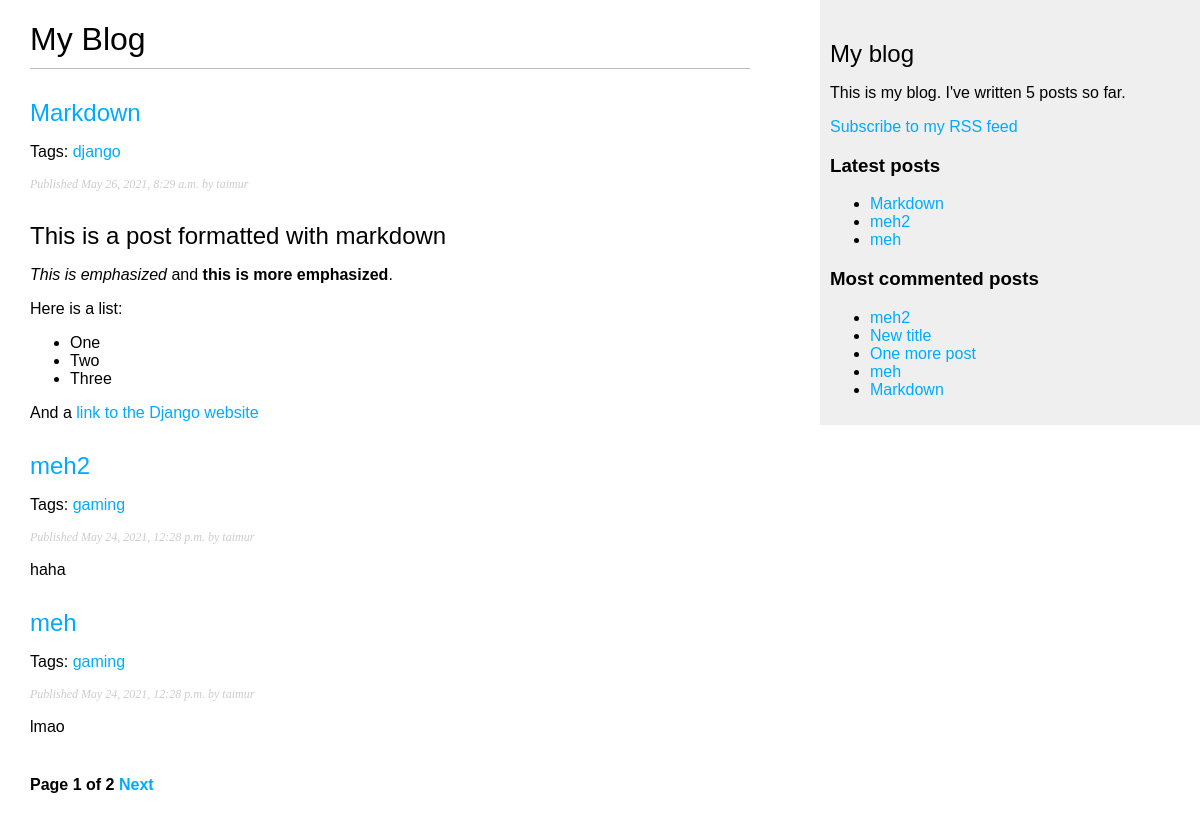
Screenshot of /blog/ with the database file from the repository.
### blog/models.py (models this page shows, shortened)
class Post(models.Model):
    objects = models.Manager()
    published = PublishedManager()
    tags = TaggableManager()
    STATUS_CHOICES = (
        ('draft', 'Draft'),
        ('published', 'Published')
    )
    title = models.CharField(max_length=250)
    slug = models.SlugField(max_length=250,
                            unique_for_date='publish')
    author = models.ForeignKey(User,
                                on_delete=models.CASCADE,
                                related_name='blog_posts')
    body = models.TextField()
    publish = models.DateTimeField(default=timezone.now)
    created = models.DateTimeField(auto_now_add=True)
    updated = models.DateTimeField(auto_now=True)
    status = models.CharField(max_length=10,
                                choices=STATUS_CHOICES,
                                default='draft')
    class Meta:
        ordering = ('-publish',)
        db_table = 'blog_post'
    def get_absolute_url(self):
        return reverse('blog:post_detail',
                        args=[self.publish.year,
                              self.publish.month,
                              self.publish.day, self.slug])

### blog/views.py (the view)
# urls.py: path('', views.post_list, name='post_list'),
def post_list(request, tag_slug=None):
    object_list = Post.published.all()
    tag = None
    if tag_slug:
        tag = get_object_or_404(Tag, slug=tag_slug)
        object_list = object_list.filter(tags__in=[tag])
    paginator = Paginator(object_list, 3) # 3 results per page
    page = request.GET.get('page')
    try:
        posts = paginator.page(page)
    except PageNotAnInteger:
        posts = paginator.page(1)
    except EmptyPage:
        posts = paginator.page(paginator.num_pages)
    return render(request, 'blog/post/list.html', {'page': page, 'posts': posts, 'tag': tag})

### blog/models.py (called while the page is built)
    def get_queryset(self):
        return super(PublishedManager, self).get_queryset().filter(status='published')

### blog/templatetags/blog_tags.py (called while the page is built)
@register.simple_tag
def total_posts():
    return Post.published.count()

@register.inclusion_tag('blog/post/latest_posts.html')
def show_latest_posts(count=5):
    latest_posts = Post.published.order_by('-publish')[:count]
    return {'latest_posts': latest_posts}

@register.simple_tag
def get_most_commented_posts(count=5):
    return Post.published.annotate(total_comments=Count('comments')
                            ).order_by('-total_comments')[:count]

@register.filter(name='markdown')
def markdown_format(text):
    return mark_safe(markdown.markdown(text))

### blog/templates/blog/post/list.html (shortened to what this page needs)
{% extends "blog/base.html" %}
{% load blog_tags %}
{% block content %}
    <h1>My Blog</h1>
    {% for post in posts %}
    <h2>
        <a href="{{ post.get_absolute_url }}" > {{ post.title }} </a>
    </h2>
    <p class="tags">
        Tags:
        {% for tag in post.tags.all %}
            <a href="{% url 'blog:post_list_by_tag' tag.slug %}">
                {{ tag.name }}
            </a>
        {% endfor %}
    </p>
    <p class="date">
        Published {{ post.publish }} by {{ post.author }}
    </p>
    {{ post.body|markdown|truncatewords_html:30 }}
    {% endfor %}
    {% include "pagination.html" with page=posts %}
{% endblock %}

### blog/templates/blog/base.html (shortened to what this page needs)
{% load blog_tags %}
{% load static %}
<!DOCTYPE html>
<html>
<head>
    <link href='{% static "css/blog.css" %}' rel="stylesheet">
</head>
<body>
    <div id="content">
        {% block content %}
        {% endblock %}
    </div>
    <div id="sidebar">
        <h2>My blog</h2>
        <p>This is my blog. I've written {% total_posts %} posts so far.</p>
        <p>
            <a href="{% url 'blog:post_feed' %}">Subscribe to my RSS feed</a>
        </p>
        <h3>Latest posts</h3>
        {% show_latest_posts 3 %}
        <h3>Most commented posts</h3>
        {% get_most_commented_posts as most_commented_posts %}
            <ul>
                {% for post in most_commented_posts %}
                    <li><a href="{{ post.get_absolute_url }}">{{ post.title }}</a></li>
                {% endfor %}
            </ul>
    </div>
</body>
</html>

### blog/templates/blog/post/latest_posts.html
<ul>
    {% for post in latest_posts %}
        <li>
            <a href="{{ post.get_absolute_url }}">{{ post.title }}</a>
        </li>
    {% endfor %}
</ul>

### blog/static/css/blog.css (style rules this page uses)
body { margin:0; padding:0; font-family:helvetica, sans-serif; }
a { color:#00abff; text-decoration:none; }
h1 { font-weight:normal; border-bottom:1px solid #bbb; padding:0 0 10px 0; }
h2 { font-weight:normal; margin:30px 0 0; }
#content { float:left; width:60%; padding:0 0 0 30px; }
#sidebar { float:right; width:30%; padding:10px; background:#efefef; height:100%; }
p.date { color:#ccc; font-family: georgia, serif; font-size: 12px; font-style: italic; }

### rows the page displays
Post: title "Markdown", publish "May 26, 2021, 8:29 a.m.", author "taimur", body "This is a post formatted with markdown This is emphasized and this is more emphasized . Here is a list: One Two Three And a link to the Django website"
Tag: name "django"
Post: title "meh2", publish "May 24, 2021, 12:28 p.m.", author "taimur", body "haha"
Tag: name "gaming"
Post: title "meh", publish "May 24, 2021, 12:28 p.m.", author "taimur", body "lmao"
Post: title "New title"
Post: title "One more post"

### other values shown
{{ page.number }} "1"
{{ page.paginator.num_pages }} "2"
